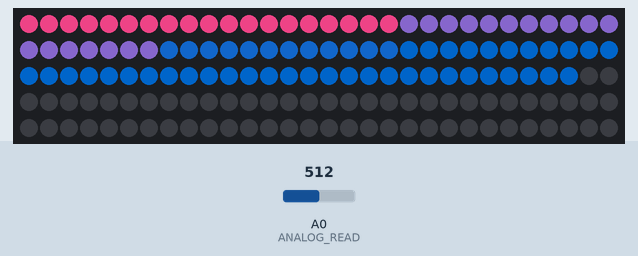
Recording of a sketch running on a simulated Arduino Uno, built with avr-gcc and run on an emulated ATmega328P. On the bench: 150 RGB LEDs in strip order, left to right, continuing on the next row. Inputs (shaded band) come from the test bench; at power-on: A0 (ANALOG_READ) = 512. Dim RGB values are drawn brighter than linear.

Above: at 2.2 s.
2.3 s: A0 (ANALOG_READ) set to 716
At 2.72 s:
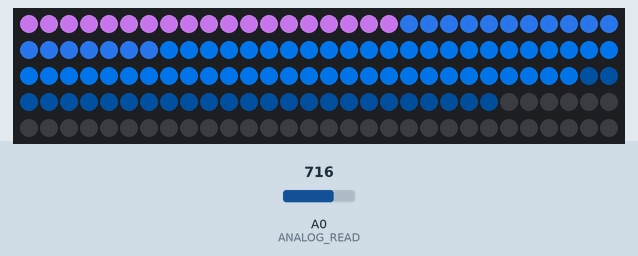
4.9 s: A0 (ANALOG_READ) set to 900
At 5.13 s:
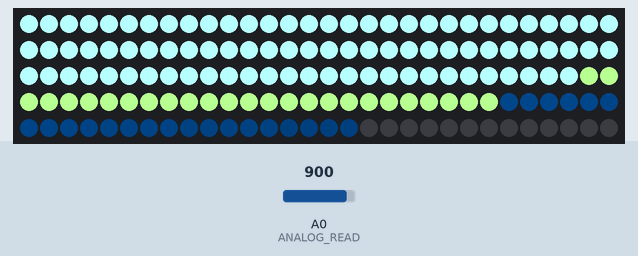
7.3 s: A0 (ANALOG_READ) set to 1023
At 9.3 s:
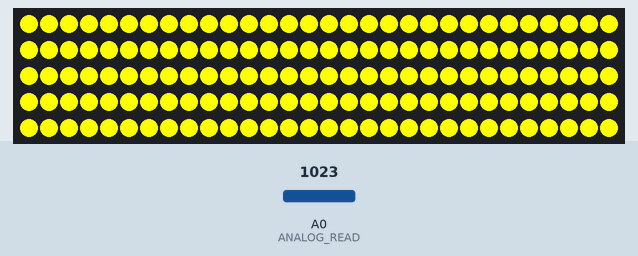
9.6 s: A0 (ANALOG_READ) set to 511
At 9.94 s:
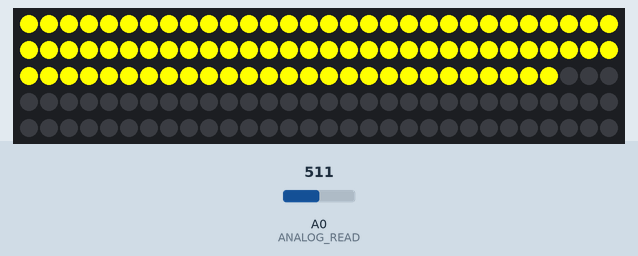
12.6 s: A0 (ANALOG_READ) set to 1023
At 12.99 s:
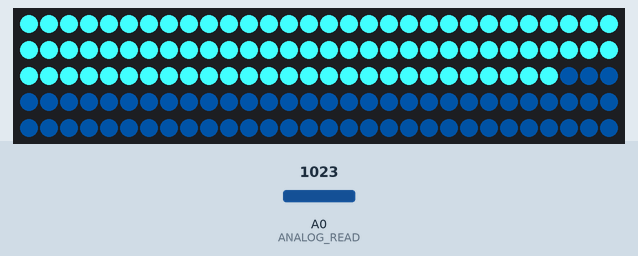
15.2 s: A0 (ANALOG_READ) set to 190
At 16.96 s:
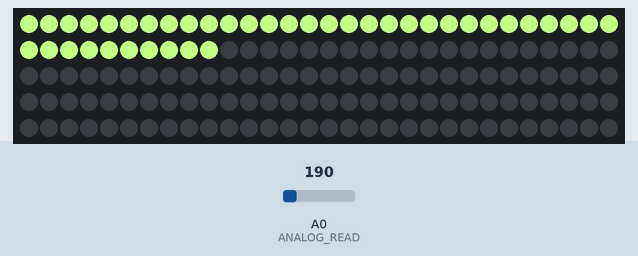
Timing chart, 0 to 18.5 s (numbered marks = the images above; inputs shaded):
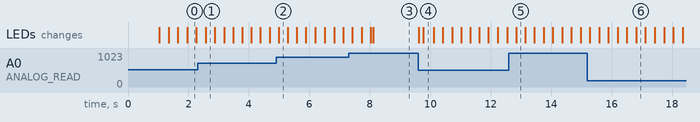

Measured:
- after the input at 4.9 s, the LEDs: change after 0.09 s (image 2)
- after the input at 7.3 s, the LEDs: first change after 0.13 s (image 3 shows a later state)
- after the input at 12.6 s, the LEDs: change after 0.25 s (image 5)

The sketch:

SoundSensor.ino
```cpp
#include <FastLED.h>

/** BASIC CONFIGURATION  **/

//灯的数量 Number of lights
#define NUM_LEDS 150
//PIN口
#define LED_PIN 6
//声音传感器的A口 Sound sensor
#define ANALOG_READ 0

//确定声音传感器接受的最大值和最小值 Determine the maximum and minimum values accepted by the sound sensor
#define MIC_LOW 0.0
#define MIC_HIGH 1000.0
/** 111111111 */
//传感数据对平均值的影响
#define AVGLEN 5
//声音传感器的最高值时对应的传感量 The corresponding sensor amount when the highest value of the sound sensor
#define LONG_SECTOR 20

//对模式的标记位置
#define HIGH 3
#define NORMAL 2

//在重新开始测量之前，对保持当前平均声音所需要时间 The time required to maintain the current average sound before restarting the measurement
#define MSECS 30 * 1000
#define CYCLES MSECS / DELAY

/*22222222222 **/
#define DEV_THRESH 0.8

//延时 Delay
#define DELAY 1

float fscale( float originalMin, float originalMax, float newBegin, float newEnd, float inputValue, float curve);
void insert(int val, int *avgs, int len);
int compute_average(int *avgs, int len);
void visualize_music();

//定义数量
int curshow = NUM_LEDS;

/*Not really used yet. Thought to be able to switch between sound reactive
mode, and general gradient梯度 pulsing/static color*/
int mode = 0;

//对应模式展示的颜色
int songmode = NORMAL;


unsigned long song_avg;


int iter = 0;

//T在 传感器没有读取时灯带灭 The light is off when the sensor is not reading.
float fade_scale = 1.2;

//Led array
CRGB leds[NUM_LEDS];

/*33333333333333333333333 */
int avgs[AVGLEN] = {-1};


int long_avg[LONG_SECTOR] = {-1};

//到达一定模式时的平均时间 Average time when a certain mode is reached
struct time_keeping {
  unsigned long times_start;
  short times;
};

//每个周期减少或者增加的rgb的量  RGB reduced or increased per cycle
struct color {
  int r;
  int g;
  int b;
};

struct time_keeping high;
struct color Color;

//1111111111111111111111111111111111111111111111111111111111111111111111111111111111111111111111111111111111111111

void setup() {
  Serial.begin(9600);

  FastLED.addLeds<NEOPIXEL, LED_PIN>(leds, NUM_LEDS);
  for (int i = 0; i < NUM_LEDS; i++)
    leds[i] = CRGB(255, 0, 0);
  FastLED.show();
  delay(1000);


  for (int i = 0; i < AVGLEN; i++) {
    insert(250, avgs, AVGLEN);
  }


  high.times = 0;
  high.times_start = millis();
  Color.r = 0;
  Color.g = 0;
  Color.b = 1;
}

//2222222222222222222222222222222222222222222222222222222222222222222222222222222222222222222222222222222222222222222222222222222222222222222

void loop() {
  switch(mode) {
    case 0:
      visualize_music();
      break;
    default:
      break;
  }
    delay(DELAY);
}


void check_high(int avg) {
  if (avg > (song_avg/iter * 1.1))  {
    if (high.times != 0) {
      if (millis() - high.times_start > 200.0) {
        high.times = 0;
        songmode = NORMAL;
      } else {
        high.times_start = millis();
        high.times++;
      }
    } else {
      high.times++;
      high.times_start = millis();

    }
  }
  if (high.times > 30 && millis() - high.times_start < 50.0)
    songmode = HIGH;
  else if (millis() - high.times_start > 200) {
    high.times = 0;
    songmode = NORMAL;
  }
}


void visualize_music() {
  int sensor_value, mapped, avg, longavg;


  sensor_value = analogRead(ANALOG_READ);


  if (sensor_value == 0)
    return;

  //偏离太远则更新平均值 Update the average when the deviation is too far
  mapped = (float)fscale(MIC_LOW, MIC_HIGH, MIC_LOW, (float)MIC_HIGH, (float)sensor_value, 2.0);
  avg = compute_average(avgs, AVGLEN);

  if (((avg - mapped) > avg*DEV_THRESH)) //|| ((avg - mapped) < -avg*DEV_THRESH))
    return;


  insert(mapped, avgs, AVGLEN);
  insert(avg, long_avg, LONG_SECTOR);

  //计算传感器的声音平均值 Calculate the sound average of the sensor
  song_avg += avg;
  iter++;
  if (iter > CYCLES) {
    song_avg = song_avg / iter;
    iter = 1;
  }

  longavg = compute_average(long_avg, LONG_SECTOR);

  //确定是否进入HIGH模式 Determine whether to enter the HIGH mode
  check_high(longavg);

  if (songmode == HIGH) {
    fade_scale = 3;
    Color.r = 5;
    Color.g = 3;
    Color.b = -1;
  }
  else if (songmode == NORMAL) {
    fade_scale = 2;
    Color.r = -1;
    Color.b = 2;
    Color.g = 1;
  }

  //确定点亮的灯数 Determine the number of lights that are lit
  curshow = fscale(MIC_LOW, MIC_HIGH, 0.0, (float)NUM_LEDS, (float)avg, -1);


  for (int i = 0; i < NUM_LEDS; i++)

    if (i < curshow) {
      if (leds[i].r + Color.r > 255)
        leds[i].r = 255;
      else if (leds[i].r + Color.r < 0)
        leds[i].r = 0;
      else
        leds[i].r = leds[i].r + Color.r;

      if (leds[i].g + Color.g > 255)
        leds[i].g = 255;
      else if (leds[i].g + Color.g < 0)
        leds[i].g = 0;
      else
        leds[i].g = leds[i].g + Color.g;

      if (leds[i].b + Color.b > 255)
        leds[i].b = 255;
      else if (leds[i].b + Color.b < 0)
        leds[i].b = 0;
      else
        leds[i].b = leds[i].b + Color.b;


    } else {
      leds[i] = CRGB(leds[i].r/fade_scale, leds[i].g/fade_scale, leds[i].b/fade_scale);
    }
  FastLED.show();
}

int compute_average(int *avgs, int len) {
  int sum = 0;
  for (int i = 0; i < len; i++)
    sum += avgs[i];

  return (int)(sum / len);

}


void insert(int val, int *avgs, int len) {
  for (int i = 0; i < len; i++) {
    if (avgs[i] == -1) {
      avgs[i] = val;
      return;
    }
  }

  for (int i = 1; i < len; i++) {
    avgs[i - 1] = avgs[i];
  }
  avgs[len - 1] = val;
}


float fscale( float originalMin, float originalMax, float newBegin, float
    newEnd, float inputValue, float curve){

  float OriginalRange = 0;
  float NewRange = 0;
  float zeroRefCurVal = 0;
  float normalizedCurVal = 0;
  float rangedValue = 0;
  boolean invFlag = 0;


  if (curve > 10) curve = 10;
  if (curve < -10) curve = -10;

  curve = (curve * -.1) ;
  curve = pow(10, curve);

  if (inputValue < originalMin) {
    inputValue = originalMin;
  }
  if (inputValue > originalMax) {
    inputValue = originalMax;
  }


  OriginalRange = originalMax - originalMin;

  if (newEnd > newBegin){
    NewRange = newEnd - newBegin;
  }
  else
  {
    NewRange = newBegin - newEnd;
    invFlag = 1;
  }

  zeroRefCurVal = inputValue - originalMin;
  normalizedCurVal  =  zeroRefCurVal / OriginalRange;   // 整理为0-1浮点数


  if (originalMin > originalMax ) {
    return 0;
  }

  if (invFlag == 0){
    rangedValue =  (pow(normalizedCurVal, curve) * NewRange) + newBegin;

  }
  else
  {
    rangedValue =  newBegin - (pow(normalizedCurVal, curve) * NewRange);
  }

  return rangedValue;
}
```
